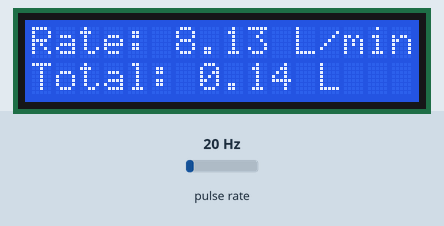
Simulated run of this sketch. Board: Arduino Uno, built with avr-gcc and run on an emulated ATmega328P. On the bench: 16×2 character LCD. Wiring (inferred from the names in the program): pulse sensor: data pin 2. The inputs (shaded band) are chosen by the test bench; at power-on: pulse rate 20 Hz.

Above: at 3.7 s.
3.8 s: pulse rate (sensor on pin 2) set to 4 Hz
At 4.9 s:
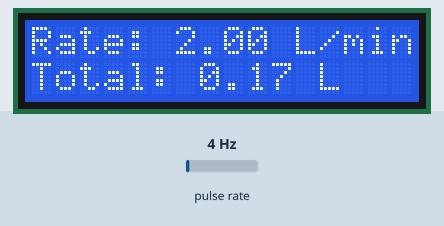
6.6 s: pulse rate (sensor on pin 2) set to 50 Hz
At 7.5 s:
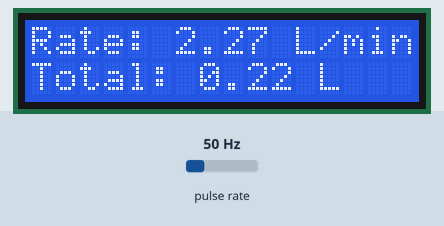
9.6 s: pulse rate (sensor on pin 2) set to 100 Hz
At 10.9 s:
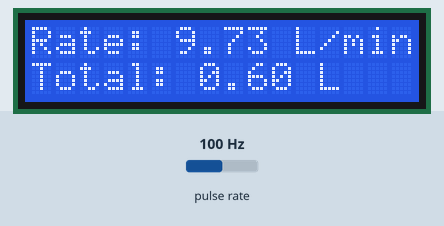
Timing chart, 0 to 12.6 s (numbered marks = the images above; inputs shaded):
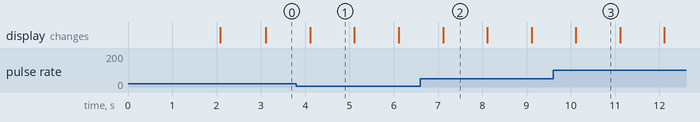

Measured:
- what the display in image 1 shows lasts 1.0 s, from 4.1 s to 5.1 s

The sketch:

sketch_LCDCode_mar25.ino
```cpp
#include <Wire.h>
#include <LiquidCrystal_I2C.h>

#define FLOW_SENSOR_PIN 2  // Water flow sensor connected to pin 2 (Interrupt pin)

class WaterFlowMeter {
private:
    volatile int pulseCount;
    float flowRate;
    float totalLiters;
    unsigned long lastTime;
    LiquidCrystal_I2C lcd;
    bool isFlowing;

public:
    WaterFlowMeter() : pulseCount(0), flowRate(0), totalLiters(0), lastTime(0), lcd(0x27, 16, 2), isFlowing(false) {}

    void begin() {
        pinMode(FLOW_SENSOR_PIN, INPUT_PULLUP);
        attachInterrupt(digitalPinToInterrupt(FLOW_SENSOR_PIN), pulseCounterStatic, RISING);

        lcd.init();
        lcd.backlight();
        lcd.setCursor(0, 0);
        lcd.print("Water Flow Meter");
        delay(2000);
        lcd.clear();
        lastTime = millis();
    }

    static void pulseCounterStatic() {
        instance->pulseCounter();
    }

    void pulseCounter() {
        pulseCount++;
        isFlowing = true;  // Start calculating only after detecting flow
    }

    void update() {
        unsigned long currentTime = millis();
        unsigned long elapsedTime = currentTime - lastTime;

        if (elapsedTime >= 1000 && isFlowing) {  // Update every second if water is flowing
            detachInterrupt(FLOW_SENSOR_PIN);

            flowRate = (pulseCount / 7.5);  // Convert pulses to L/min
            totalLiters += (flowRate / 60.0);  // Convert L/min to total liters

            lcd.clear();
            lcd.setCursor(0, 0);
            lcd.print("Rate: ");
            lcd.print(flowRate);
            lcd.print(" L/min");

            lcd.setCursor(0, 1);
            lcd.print("Total: ");
            lcd.print(totalLiters);
            lcd.print(" L");

            pulseCount = 0;
            lastTime = currentTime;
            attachInterrupt(digitalPinToInterrupt(FLOW_SENSOR_PIN), pulseCounterStatic, RISING);
        }
    }

    static WaterFlowMeter* instance; // Singleton instance
};

WaterFlowMeter* WaterFlowMeter::instance = new WaterFlowMeter();

void setup() {
    WaterFlowMeter::instance->begin();
}

void loop() {
    WaterFlowMeter::instance->update();
}
```
